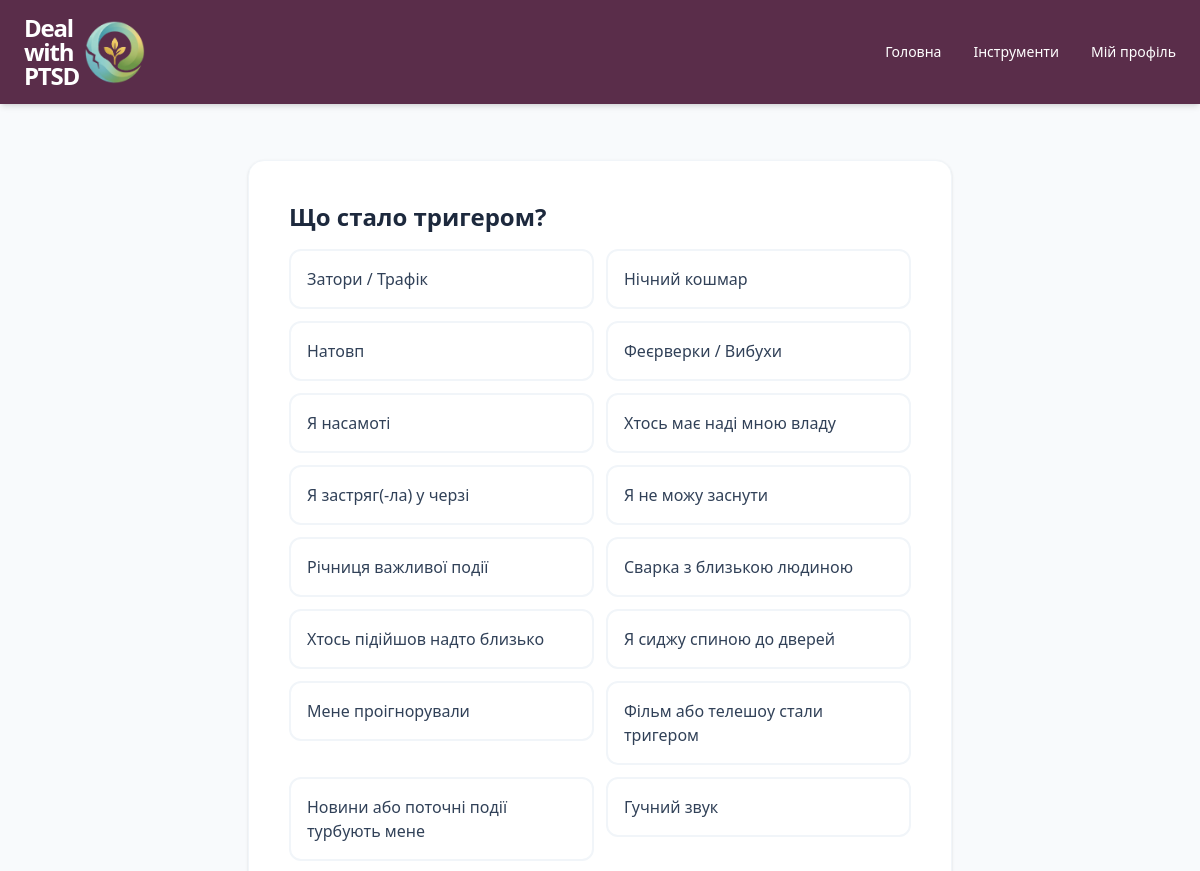
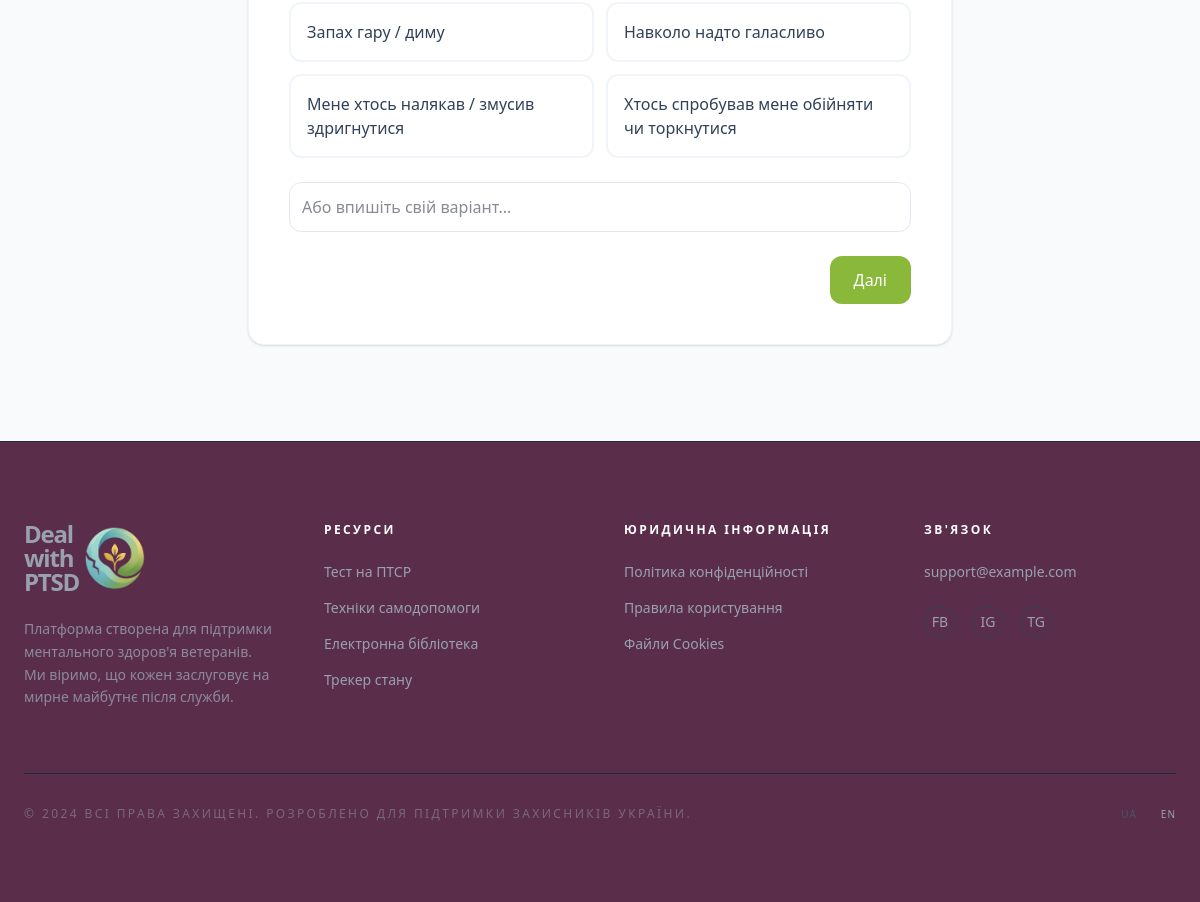
The page /tools/triggers/map/ (signed in) on the database its author committed (2 pictures, top to bottom).
### tools/models.py (models this page shows, shortened)
class TriggerOption(models.Model):
    name = models.CharField(max_length=255)
    user = models.ForeignKey(settings.AUTH_USER_MODEL, on_delete=models.CASCADE, null=True, blank=True)

### tools/views.py (the view, shortened to what this page needs)
# urls.py: path('triggers/map/', views.trigger_mapping_view, name='trigger_map'),
@login_required
def trigger_mapping_view(request):
    context = {
        'triggers': TriggerOption.objects.filter(user__isnull=True) | TriggerOption.objects.filter(user=request.user),
        'contexts': ContextOption.objects.filter(user__isnull=True) | ContextOption.objects.filter(user=request.user),
        'physical_reactions': ReactionOption.objects.filter(category=TriggerCategory.PHYSICAL),
        'emotional_reactions': ReactionOption.objects.filter(category=TriggerCategory.EMOTIONAL),
        'thinking_reactions': ReactionOption.objects.filter(category=TriggerCategory.THINKING),
        'action_reactions': ReactionOption.objects.filter(category=TriggerCategory.ACTION),
    }
    return render(request, 'tools/trigger_form.html', context)

### tools/templates/tools/trigger_form.html (shortened to what this page needs)
{% extends "base.html" %}
{% block content %}
    <div class="bg-slate-50 min-h-screen pt-36 md:pt-40 pb-24">
        <div class="max-w-3xl mx-auto px-4 sm:px-6 lg:px-8">
            <form method="POST" id="trigger-form" class="bg-white p-6 md:p-10 rounded-2xl shadow-sm border border-slate-100">
                <div id="step-1" class="step-content">
                    <h2 class="text-2xl font-bold text-slate-800 mb-4">Що стало тригером?</h2>
                    <div class="grid grid-cols-1 sm:grid-cols-2 gap-3 mb-6">
                        {% for trigger in triggers %}
                            <label class="cursor-pointer">
                                <div class="p-4 rounded-xl border-2 border-slate-100 text-slate-700 hover:border-[#89b83a] hover:bg-[#89b83a]/10 peer-checked:border-[#89b83a] peer-checked:bg-[#89b83a] peer-checked:text-white transition-all duration-200">
                                    {{ trigger.name }}
                                </div>
                            </label>
                        {% endfor %}
                    </div>
                    <input type="text" name="custom_trigger" placeholder="Або впишіть свій варіант..." class="w-full p-3 border border-slate-200 rounded-xl mb-6 focus:outline-none focus:border-[#89b83a] focus:ring-1 focus:ring-[#89b83a]">
                    <div class="flex justify-end">
                        <button type="button" onclick="nextStep(2)" class="px-6 py-3 bg-[#89b83a] text-white rounded-xl hover:bg-[#76a030] transition-colors">Далі</button>
                    </div>
                </div>
            </form>
        </div>
    </div>
{% endblock %}

### rows shown on the page
TriggerOption: name "Затори / Трафік"
TriggerOption: name "Нічний кошмар"
TriggerOption: name "Натовп"
TriggerOption: name "Феєрверки / Вибухи"
TriggerOption: name "Я насамоті"
TriggerOption: name "Хтось має наді мною владу"
TriggerOption: name "Я застряг(-ла) у черзі"
TriggerOption: name "Я не можу заснути"
TriggerOption: name "Річниця важливої події"
TriggerOption: name "Сварка з близькою людиною"
TriggerOption: name "Хтось підійшов надто близько"
TriggerOption: name "Я сиджу спиною до дверей"
TriggerOption: name "Мене проігнорували"
TriggerOption: name "Фільм або телешоу стали тригером"
TriggerOption: name "Новини або поточні події турбують мене"
TriggerOption: name "Гучний звук"
TriggerOption: name "Запах гару / диму"
TriggerOption: name "Навколо надто галасливо"
TriggerOption: name "Мене хтось налякав / змусив здригнутися"
TriggerOption: name "Хтось спробував мене обійняти чи торкнутися"
